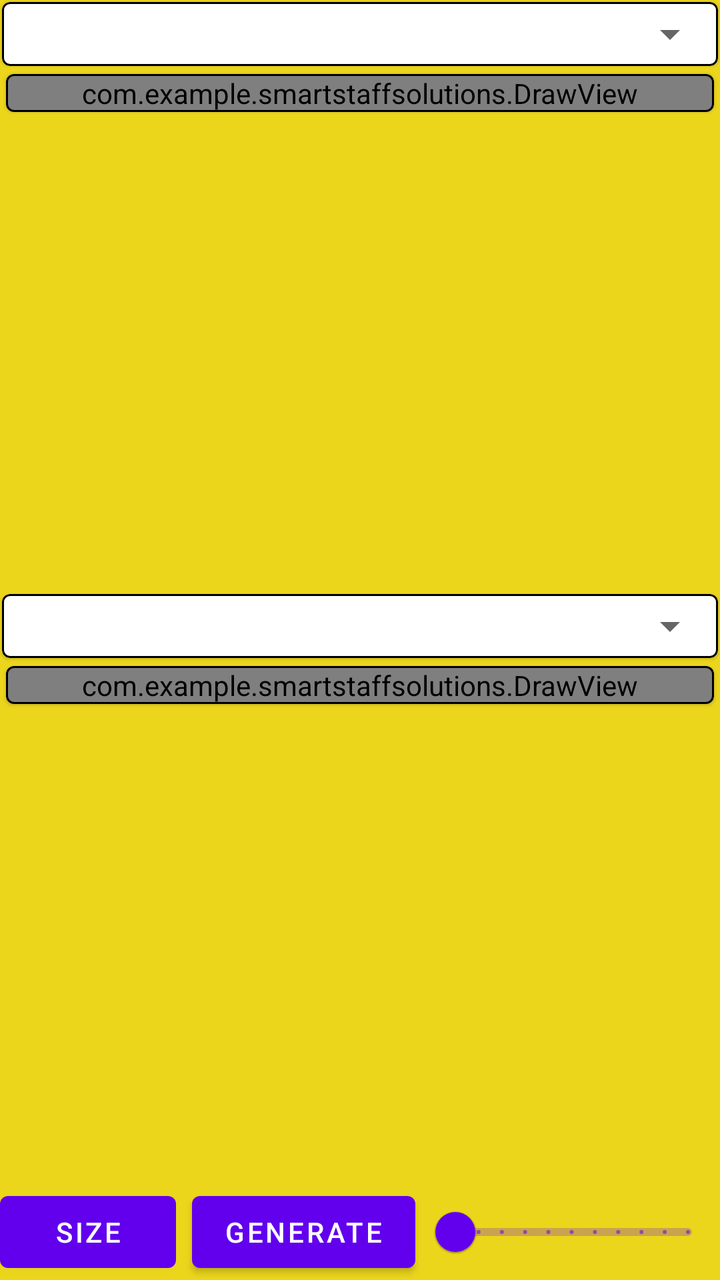
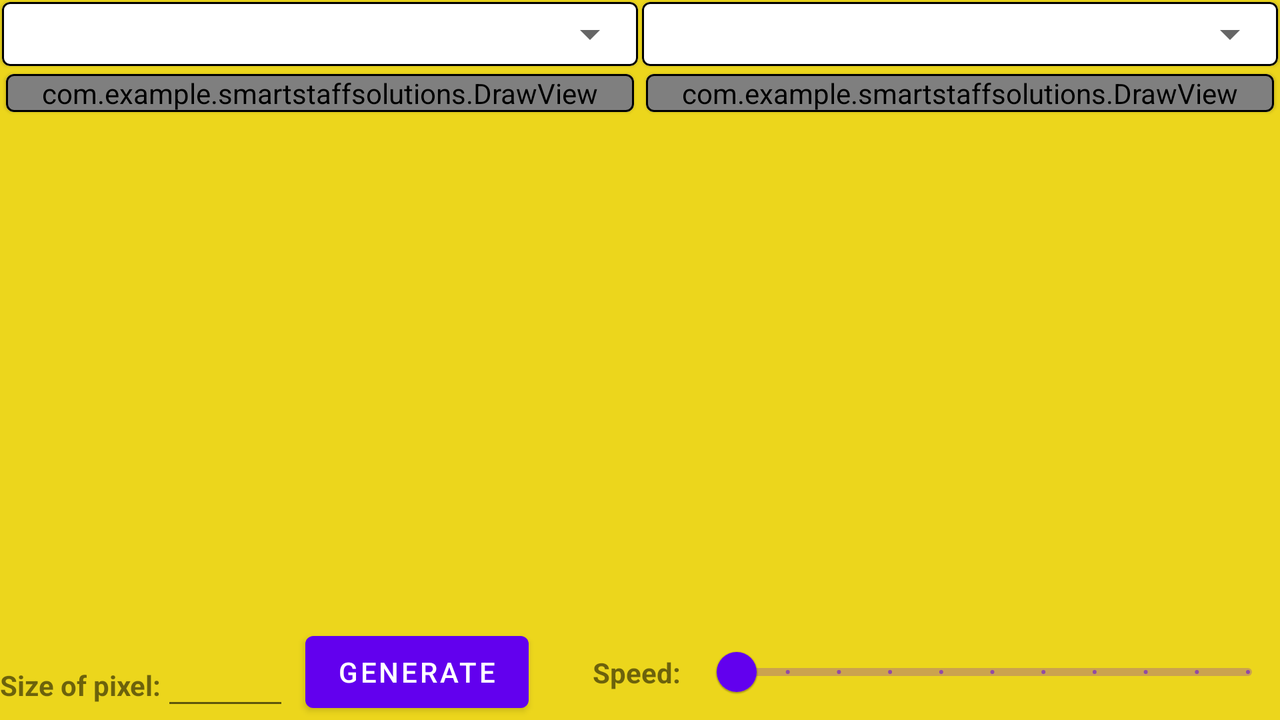

Two renders of one Android screen. The first uses the default layout on a phone; the second uses the alternative layout the repository ships for a different screen configuration, on a matching device. The two XML files are below.
<!-- AndroidManifest.xml: application theme Theme.SmartStaffSolutions -->
<!-- res/layout/fragment_main.xml -->
<?xml version="1.0" encoding="utf-8"?>
<androidx.constraintlayout.widget.ConstraintLayout xmlns:android="http://schemas.android.com/apk/res/android"
    xmlns:app="http://schemas.android.com/apk/res-auto"
    android:layout_width="match_parent"
    android:layout_height="match_parent"
    android:paddingBottom="@dimen/margin_standard"
    android:background="@color/yellow">

    <LinearLayout
        android:layout_width="match_parent"
        android:layout_height="0dp"
        android:layout_margin="@dimen/margin_standard"
        android:orientation="vertical"
        android:weightSum="2"
        app:layout_constraintBottom_toTopOf="@id/btnSize"
        app:layout_constraintTop_toTopOf="parent">

        <LinearLayout
            android:layout_width="match_parent"
            android:layout_height="0dp"
            android:layout_weight="1">

            <include
                android:id="@+id/image1"
                layout="@layout/bitmap_place" />
        </LinearLayout>

        <LinearLayout
            android:layout_width="match_parent"
            android:layout_height="0dp"
            android:layout_weight="1">

            <include
                android:id="@+id/image2"
                layout="@layout/bitmap_place" />
        </LinearLayout>
    </LinearLayout>

    <com.google.android.material.button.MaterialButton
        android:id="@+id/btnSize"
        android:layout_width="wrap_content"
        android:layout_height="wrap_content"
        android:layout_marginStart="@dimen/margin_standard"
        android:text="Size"
        app:layout_constraintBottom_toBottomOf="parent"
        app:layout_constraintStart_toStartOf="parent" />

    <com.google.android.material.button.MaterialButton
        android:id="@+id/btnGenerate"
        android:layout_width="wrap_content"
        android:layout_height="wrap_content"
        android:layout_marginStart="8dp"
        android:text="@string/generate"
        app:layout_constraintBottom_toBottomOf="parent"
        app:layout_constraintStart_toEndOf="@id/btnSize" />

    <com.google.android.material.slider.Slider
        android:id="@+id/slider"
        android:layout_width="0dp"
        android:layout_height="wrap_content"
        android:layout_marginStart="4dp"
        android:layout_marginEnd="@dimen/margin_standard"
        android:stepSize="1"
        android:valueTo="10"
        app:layout_constraintBottom_toBottomOf="parent"
        app:layout_constraintEnd_toEndOf="parent"
        app:layout_constraintStart_toEndOf="@id/btnGenerate" />
</androidx.constraintlayout.widget.ConstraintLayout>
<!-- res/layout/bitmap_place.xml (included above) -->
<?xml version="1.0" encoding="utf-8"?>
<LinearLayout xmlns:android="http://schemas.android.com/apk/res/android"
    android:layout_width="match_parent"
    android:layout_height="match_parent"
    xmlns:tools="http://schemas.android.com/tools"
    xmlns:app="http://schemas.android.com/apk/res-auto"
    android:orientation="vertical"
    tools:showIn="@layout/fragment_main"
    android:layout_marginBottom="@dimen/margin_standard">

    <com.google.android.material.card.MaterialCardView
        android:layout_width="match_parent"
        android:layout_height="wrap_content"
        app:strokeWidth="1dp"
        android:layout_margin="1dp"
        app:strokeColor="@color/black">
        <androidx.appcompat.widget.AppCompatSpinner
            android:id="@+id/spinner"
            android:padding="4dp"
            android:layout_width="match_parent"
            android:layout_height="32dp"
            />
    </com.google.android.material.card.MaterialCardView>
    <com.google.android.material.card.MaterialCardView
        android:layout_width="match_parent"
        android:layout_height="wrap_content"
        app:strokeWidth="1dp"
        android:layout_margin="3dp"
        app:strokeColor="@color/black">

        <com.example.smartstaffsolutions.DrawView
            android:id="@+id/drawView"
            android:layout_width="match_parent"
            android:layout_height="match_parent" />
    </com.google.android.material.card.MaterialCardView>

</LinearLayout>
<!-- resources referenced by this layout -->
<resources>
  <color name="black">#FF000000</color>
  <color name="yellow">#ECD61C</color>
  <string name="generate">Generate</string>
  <style name="Theme.SmartStaffSolutions" parent="Theme.MaterialComponents.DayNight.NoActionBar">
          
          <item name="colorPrimary">@color/purple_500</item>
          <item name="colorPrimaryVariant">@color/purple_700</item>
          <item name="colorOnPrimary">@color/white</item>
          
          <item name="colorSecondary">@color/teal_200</item>
          <item name="colorSecondaryVariant">@color/teal_700</item>
          <item name="colorOnSecondary">@color/black</item>
          
          <item name="android:statusBarColor" tools:targetApi="l">?attr/colorPrimaryVariant</item>
          
      </style>
  <color name="purple_500">#FF6200EE</color>
  <color name="purple_700">#FF3700B3</color>
  <color name="white">#FFFFFFFF</color>
  <color name="teal_200">#FF03DAC5</color>
  <color name="teal_700">#FF018786</color>
</resources>
<!-- res/layout-land/fragment_main.xml (the author's variant of the layout above) -->
<!-- drawn on the phone turned sideways -->
<?xml version="1.0" encoding="utf-8"?>
<androidx.constraintlayout.widget.ConstraintLayout xmlns:android="http://schemas.android.com/apk/res/android"
    xmlns:app="http://schemas.android.com/apk/res-auto"
    android:layout_width="match_parent"
    android:layout_height="match_parent"
    android:paddingBottom="@dimen/margin_standard"
    android:background="@color/yellow">

    <LinearLayout
        android:layout_width="match_parent"
        android:layout_height="0dp"
        android:layout_margin="@dimen/margin_standard"
        android:orientation="horizontal"
        android:weightSum="2"
        app:layout_constraintBottom_toTopOf="@id/lnSize"
        app:layout_constraintTop_toTopOf="parent"
        android:baselineAligned="false">

        <FrameLayout
            android:layout_width="0dp"
            android:layout_height="match_parent"
            android:layout_weight="1">

            <include
                android:id="@+id/image1"
                layout="@layout/bitmap_place" />
        </FrameLayout>

        <FrameLayout
            android:layout_width="0dp"
            android:layout_height="match_parent"
            android:layout_weight="1">

            <include
                android:id="@+id/image2"
                layout="@layout/bitmap_place" />
        </FrameLayout>
    </LinearLayout>

    <LinearLayout
        android:id="@+id/lnSize"
        app:layout_constraintBottom_toBottomOf="parent"
        app:layout_constraintStart_toStartOf="parent"
        android:layout_width="wrap_content"
        android:layout_height="wrap_content"
        android:layout_marginStart="@dimen/margin_standard"
        android:orientation="horizontal">

        <TextView
            android:layout_width="wrap_content"
            android:layout_height="wrap_content"
            android:textStyle="bold"
            android:text="@string/size"/>

        <com.google.android.material.textfield.TextInputEditText
            android:id="@+id/etPixel"
            android:layout_width="64dp"
            android:layout_height="wrap_content"
            android:inputType="number"
            android:maxLength="2"
            android:gravity="center"
            android:textColor="@color/black"/>
    </LinearLayout>
    <com.google.android.material.button.MaterialButton
        android:id="@+id/btnGenerate"
        android:layout_width="wrap_content"
        android:layout_height="wrap_content"
        android:layout_marginStart="8dp"
        android:text="@string/generate"
        app:layout_constraintBottom_toBottomOf="parent"
        app:layout_constraintStart_toEndOf="@id/lnSize" />

    <TextView
        android:id="@+id/tvSpeed"
        android:layout_width="wrap_content"
        android:layout_height="wrap_content"
        android:text="@string/speed"
        android:textStyle="bold"
        app:layout_constraintStart_toEndOf="@id/btnGenerate"
        app:layout_constraintEnd_toStartOf="@id/slider"
        app:layout_constraintTop_toTopOf="@id/slider"
        app:layout_constraintBottom_toBottomOf="@id/slider"
        android:layout_marginStart="32dp"
        android:layout_marginEnd="8dp"/>

    <com.google.android.material.slider.Slider
        android:id="@+id/slider"
        android:layout_width="0dp"
        android:layout_height="wrap_content"
        android:layout_marginStart="4dp"
        android:layout_marginEnd="@dimen/margin_standard"
        android:stepSize="1"
        android:valueTo="10"
        app:layout_constraintBottom_toBottomOf="parent"
        app:layout_constraintEnd_toEndOf="parent"
        app:layout_constraintStart_toEndOf="@id/tvSpeed" />


</androidx.constraintlayout.widget.ConstraintLayout>
<!-- res/layout/fragment_main.xml (included above) -->
<?xml version="1.0" encoding="utf-8"?>
<androidx.constraintlayout.widget.ConstraintLayout xmlns:android="http://schemas.android.com/apk/res/android"
    xmlns:app="http://schemas.android.com/apk/res-auto"
    android:layout_width="match_parent"
    android:layout_height="match_parent"
    android:paddingBottom="@dimen/margin_standard"
    android:background="@color/yellow">

    <LinearLayout
        android:layout_width="match_parent"
        android:layout_height="0dp"
        android:layout_margin="@dimen/margin_standard"
        android:orientation="vertical"
        android:weightSum="2"
        app:layout_constraintBottom_toTopOf="@id/btnSize"
        app:layout_constraintTop_toTopOf="parent">

        <LinearLayout
            android:layout_width="match_parent"
            android:layout_height="0dp"
            android:layout_weight="1">

            <include
                android:id="@+id/image1"
                layout="@layout/bitmap_place" />
        </LinearLayout>

        <LinearLayout
            android:layout_width="match_parent"
            android:layout_height="0dp"
            android:layout_weight="1">

            <include
                android:id="@+id/image2"
                layout="@layout/bitmap_place" />
        </LinearLayout>
    </LinearLayout>

    <com.google.android.material.button.MaterialButton
        android:id="@+id/btnSize"
        android:layout_width="wrap_content"
        android:layout_height="wrap_content"
        android:layout_marginStart="@dimen/margin_standard"
        android:text="Size"
        app:layout_constraintBottom_toBottomOf="parent"
        app:layout_constraintStart_toStartOf="parent" />

    <com.google.android.material.button.MaterialButton
        android:id="@+id/btnGenerate"
        android:layout_width="wrap_content"
        android:layout_height="wrap_content"
        android:layout_marginStart="8dp"
        android:text="@string/generate"
        app:layout_constraintBottom_toBottomOf="parent"
        app:layout_constraintStart_toEndOf="@id/btnSize" />

    <com.google.android.material.slider.Slider
        android:id="@+id/slider"
        android:layout_width="0dp"
        android:layout_height="wrap_content"
        android:layout_marginStart="4dp"
        android:layout_marginEnd="@dimen/margin_standard"
        android:stepSize="1"
        android:valueTo="10"
        app:layout_constraintBottom_toBottomOf="parent"
        app:layout_constraintEnd_toEndOf="parent"
        app:layout_constraintStart_toEndOf="@id/btnGenerate" />
</androidx.constraintlayout.widget.ConstraintLayout>
<!-- resources referenced by the variant -->
<!-- as the phone turned sideways resolves them -->
<resources>
  <color name="black">#FF000000</color>
  <color name="yellow">#ECD61C</color>
  <string name="generate">Generate</string>
  <string name="size">Size of pixel:</string>
  <string name="speed">Speed:</string>
  <style name="Theme.SmartStaffSolutions" parent="Theme.MaterialComponents.DayNight.NoActionBar">
          
          <item name="colorPrimary">@color/purple_500</item>
          <item name="colorPrimaryVariant">@color/purple_700</item>
          <item name="colorOnPrimary">@color/white</item>
          
          <item name="colorSecondary">@color/teal_200</item>
          <item name="colorSecondaryVariant">@color/teal_700</item>
          <item name="colorOnSecondary">@color/black</item>
          
          <item name="android:statusBarColor" tools:targetApi="l">?attr/colorPrimaryVariant</item>
          
      </style>
  <color name="purple_500">#FF6200EE</color>
  <color name="purple_700">#FF3700B3</color>
  <color name="white">#FFFFFFFF</color>
  <color name="teal_200">#FF03DAC5</color>
  <color name="teal_700">#FF018786</color>
</resources>
